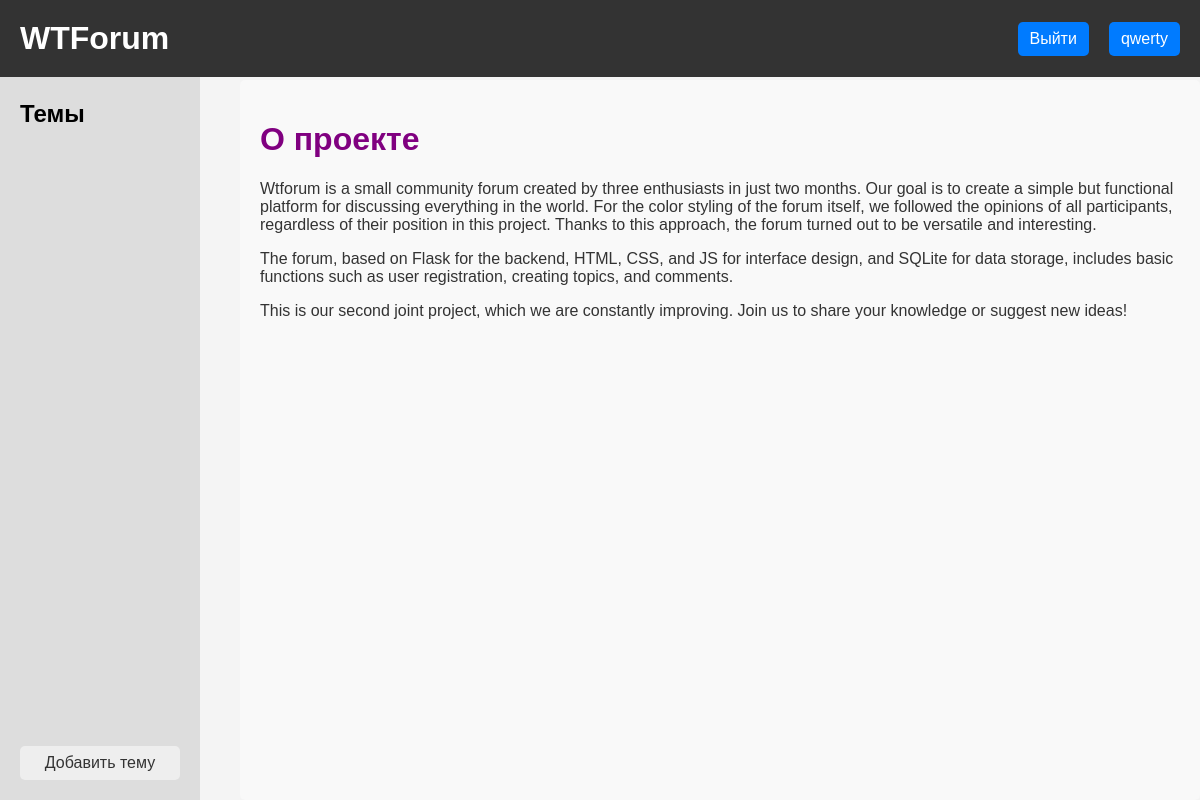
The page /index (signed in) on the database as committed earlier.
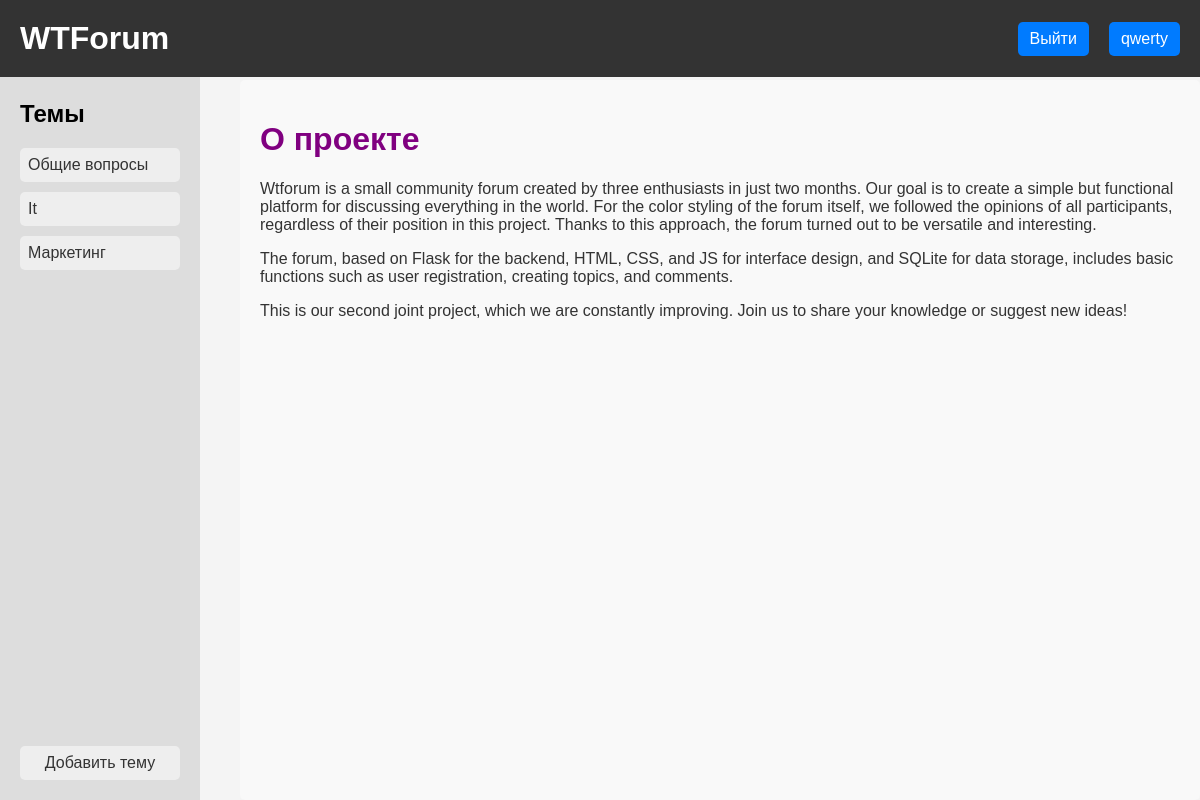
The same page on the database as committed later.
### data/classes.py (models this page shows, shortened)
class Topic(SqlAlchemyBase):
    __tablename__ = 'topics'
    id = sqlalchemy.Column(sqlalchemy.Integer, primary_key=True, autoincrement=True)
    title = sqlalchemy.Column(sqlalchemy.String(255), nullable=False)
    messages = orm.relationship("Message", back_populates="topic")
    description = sqlalchemy.Column(sqlalchemy.String, nullable=False)
    slug = sqlalchemy.Column(sqlalchemy.String(255), nullable=False)
    status = sqlalchemy.Column(sqlalchemy.String(255), nullable=False)

### server.py (the view)
@app.route('/')
@app.route('/index')
@login_required
def index():
    db_sess = db_session.create_session()
    topics = db_sess.query(Topic).filter(Topic.status == 'ok')
    data = {
        'main_title': 'WTForum. Главная страница',
        'username': f'{ current_user.name }',
        'topics_list': topics
    }
    return render_template('index.html', **data)

### database/db_session.py (called while the page is built)
def create_session() -> Session:
    global __factory
    return __factory()

### server.py (called while the page is built)
@login_manager.user_loader
@logger.catch()
def load_user(user_id):
    db_sess = db_session.create_session()
    user = db_sess.get(User, user_id)
    db_sess.close()
    return user  # Возвращает объект User или None

### templates/index.html
{% extends "base.html" %}
{% block content %}
<div class="content">
        <div>
            <h1 class="high" style="color: purple">О проекте</h1>
            <div class="high" style="color: #333;">
                <p>
                Wtforum is a small community forum created by three enthusiasts in just two months. Our goal is to create a simple but functional platform for discussing everything in the world. For the color styling of the forum itself, we followed the opinions of all participants, regardless of their position in this project. Thanks to this approach, the forum turned out to be versatile and interesting.
            </p>
            <p>
                The forum, based on Flask for the backend, HTML, CSS, and JS for interface design, and SQLite for data storage, includes basic functions such as user registration, creating topics, and comments.
            </p>
            <p>
                This is our second joint project, which we are constantly improving. Join us to share your knowledge or suggest new ideas!
            </p>
            </div>
        </div>
</div>
{% endblock %}

### templates/base.html (shortened to what this page needs)
<!DOCTYPE html>
<html>
<head>
    <link rel="stylesheet" href="../static/css/index.css">
</head>
<body>
<div class="header">
    <h1><a href="/" style="text-decoration: none; color: inherit;">WTForum</a></h1>
    <ul class="header-menu">
    <li><a href="{{ url_for('logout') }}">Выйти</a></li>
    <li><a href="{{ url_for('profile_page') }}">{{ username }}</a></li>
    </ul>
</div>
<div class="container">
    <div class="sidebar">
        <h2>Темы</h2>
        <ul>
            {% for item in topics_list %}
            <li><a href="{{ url_for('show_topic', topic_slug=item.slug) }}">{{ item.title }}</a></li>
            {% endfor %}
        </ul>
        <a href="/add_topic" class="add-topic-button">Добавить тему</a>
    </div>
    {% block content %}
    {% endblock %}
</div>
</body>
</html>

Rows that differ between the two databases and show on the page:
now on this page (row edited): Topic: title "Общие вопросы"
added Topic: title "It"
added Topic: title "Маркетинг"
